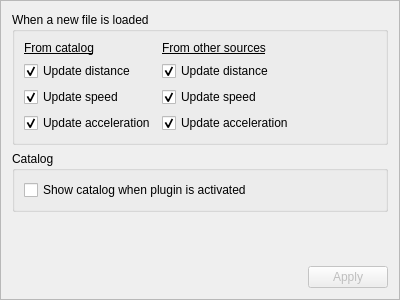
<?xml version="1.0" encoding="UTF-8"?>
<ui version="4.0">
 <class>DisplayStatisticOptionsFrame</class>
 <widget class="QFrame" name="DisplayStatisticOptionsFrame">
  <property name="geometry">
   <rect>
    <x>0</x>
    <y>0</y>
    <width>400</width>
    <height>300</height>
   </rect>
  </property>
  <property name="windowTitle">
   <string>Frame</string>
  </property>
  <property name="frameShape">
   <enum>QFrame::StyledPanel</enum>
  </property>
  <property name="frameShadow">
   <enum>QFrame::Raised</enum>
  </property>
  <layout class="QVBoxLayout" name="verticalLayout">
   <item>
    <widget class="QGroupBox" name="groupBoxOnLoaded">
     <property name="title">
      <string>When a new file is loaded</string>
     </property>
     <layout class="QFormLayout" name="formLayout">
      <property name="fieldGrowthPolicy">
       <enum>QFormLayout::AllNonFixedFieldsGrow</enum>
      </property>
      <item row="0" column="0">
       <widget class="QLabel" name="labelFromCatalog">
        <property name="font">
         <font>
          <weight>50</weight>
          <bold>false</bold>
          <underline>true</underline>
         </font>
        </property>
        <property name="text">
         <string>From catalog</string>
        </property>
       </widget>
      </item>
      <item row="0" column="1">
       <widget class="QLabel" name="labelFromOtherSource">
        <property name="font">
         <font>
          <underline>true</underline>
         </font>
        </property>
        <property name="text">
         <string>From other sources</string>
        </property>
       </widget>
      </item>
      <item row="1" column="0">
       <widget class="QCheckBox" name="checkBoxCatalogUpdateDistance">
        <property name="text">
         <string>Update distance</string>
        </property>
        <property name="checked">
         <bool>true</bool>
        </property>
       </widget>
      </item>
      <item row="1" column="1">
       <widget class="QCheckBox" name="checkBoxOtherUpdateDistances">
        <property name="text">
         <string>Update distance</string>
        </property>
        <property name="checked">
         <bool>true</bool>
        </property>
       </widget>
      </item>
      <item row="2" column="0">
       <widget class="QCheckBox" name="checkBoxCatalogUpdateSpeed">
        <property name="text">
         <string>Update speed</string>
        </property>
        <property name="checked">
         <bool>true</bool>
        </property>
       </widget>
      </item>
      <item row="2" column="1">
       <widget class="QCheckBox" name="checkBoxOtherUpdateSpeed">
        <property name="text">
         <string>Update speed</string>
        </property>
        <property name="checked">
         <bool>true</bool>
        </property>
       </widget>
      </item>
      <item row="3" column="0">
       <widget class="QCheckBox" name="checkBoxCatalogUpdateAcceleration">
        <property name="text">
         <string>Update acceleration</string>
        </property>
        <property name="checked">
         <bool>true</bool>
        </property>
       </widget>
      </item>
      <item row="3" column="1">
       <widget class="QCheckBox" name="checkBoxOtherUpdateAcceleration">
        <property name="text">
         <string>Update acceleration</string>
        </property>
        <property name="checked">
         <bool>true</bool>
        </property>
       </widget>
      </item>
     </layout>
    </widget>
   </item>
   <item>
    <widget class="QGroupBox" name="groupBoxCatalog">
     <property name="title">
      <string>Catalog</string>
     </property>
     <layout class="QVBoxLayout" name="verticalLayout_2">
      <item>
       <widget class="QCheckBox" name="checkBoxShowCatalog">
        <property name="text">
         <string>Show catalog when plugin is activated</string>
        </property>
       </widget>
      </item>
     </layout>
    </widget>
   </item>
   <item>
    <spacer name="verticalSpacer">
     <property name="orientation">
      <enum>Qt::Vertical</enum>
     </property>
     <property name="sizeHint" stdset="0">
      <size>
       <width>20</width>
       <height>40</height>
      </size>
     </property>
    </spacer>
   </item>
   <item>
    <widget class="QDialogButtonBox" name="buttonBox">
     <property name="enabled">
      <bool>false</bool>
     </property>
     <property name="standardButtons">
      <set>QDialogButtonBox::Apply</set>
     </property>
    </widget>
   </item>
  </layout>
 </widget>
 <resources/>
 <connections/>
</ui>
